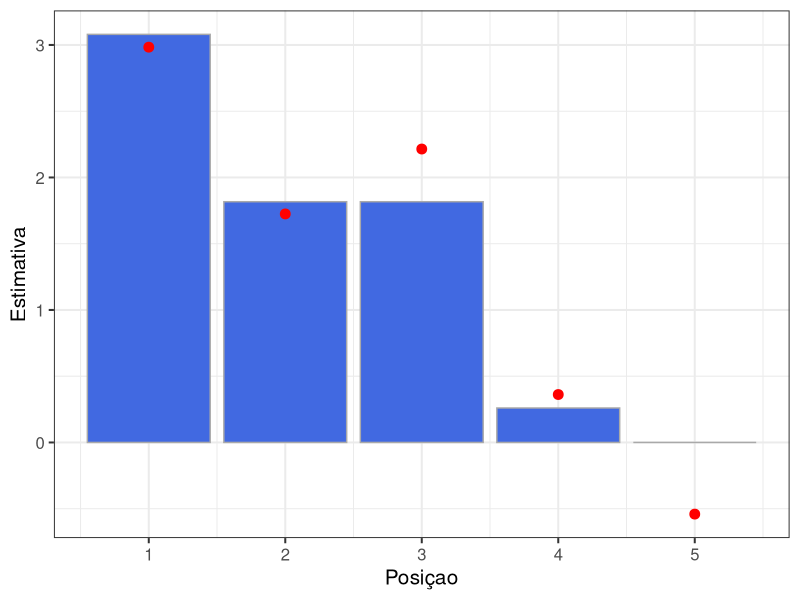

This chart was generated by the following R code:
## ---- chunk 1
knitr::opts_chunk$set(echo = TRUE, message = F, warning = F, comment = F)
## ---- chunk 2
set.seed(11071995)
N <- 30

betas <- c(2.29, 2.19, 1.31, 0.43, 0.31)
X <- matrix(rnorm(5*N), byrow = T, ncol = length(betas), nrow = N)
Y <- X %*% betas + rnorm(N, sd = 3)
## ---- chunk 3
library(tidyverse)
library(quadprog)

Q <- t(X) %*% X
c <- t(Y) %*% X
A <- cbind(c(1,0,0,0,0),c(0,1,0,0,0),c(0,0,1,0,0),
           c(0,0,0,1,0),c(0,0,0,0,1),c(1,-1,0,0,0),
           c(0,1,-1,0,0),c(0,0,1,-1,0),c(0,0,0,1,-1))

solucao <- solve.QP(Q,  # X'X
                    c,  # Y'X
                    A,  # A transposta
                    c(0,0,0,0,0,0,0,0,0))  # vetor de comparação
## ---- chunk 4
dados <- dplyr::data_frame(indice = 1:5,
                    restrito = solucao$solution,
                    irrestrito = solucao$unconstrained.solution)

dados %>%   
  ggplot(aes(x = indice, y = restrito, color = tipo)) +
  geom_bar(stat = 'identity', fill = 'royalblue', color = 'darkgray') + 
  geom_point(data = dados, aes(x = indice, y = irrestrito), color = 'red', size = 3) + 
  theme_bw(15) +
  labs(x = 'Posiçao', y = 'Estimativa')
